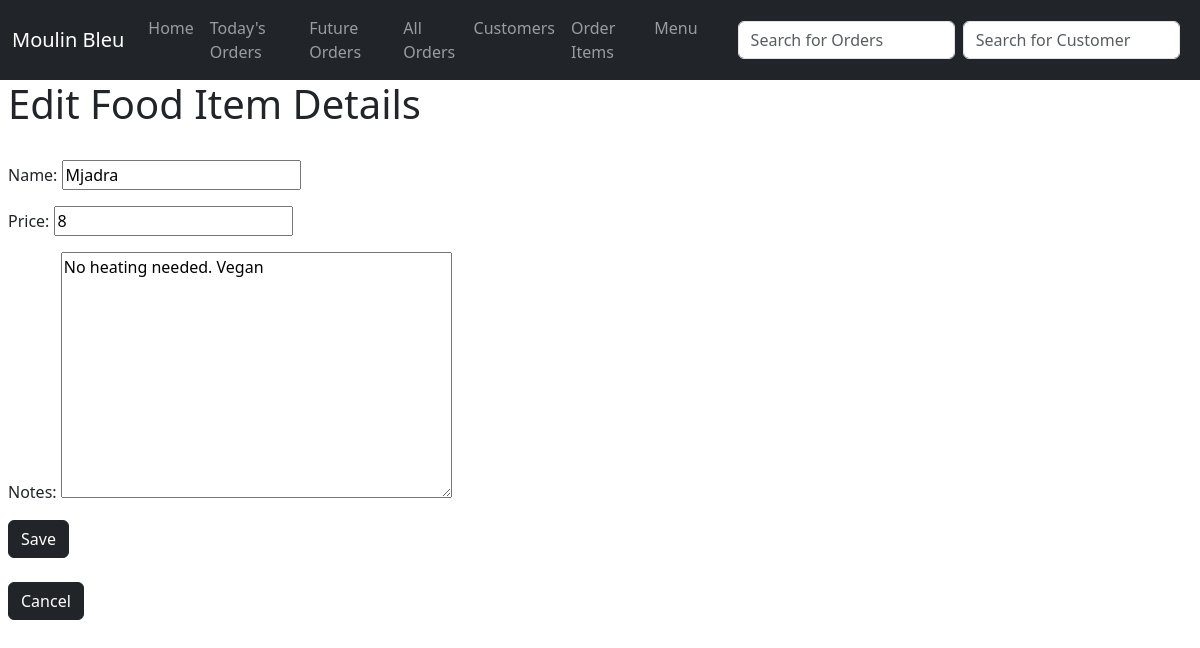
Page /food_details/edit/2 on the committed database.
### menuapp/models.py (models this page shows, shortened)
class FoodItem(models.Model):
    name = models.CharField(max_length=255)
    price = models.IntegerField()
    notes = models.TextField()
    plat_du_jour = models.BooleanField(default=False)

### menuapp/views.py (the view, shortened to what this page needs)
# urls.py: path("food_details/edit/<int:pk>", EditFoodView.as_view(), name="edit_food"),
class EditFoodView(UpdateView):
    model = FoodItem
    template_name = "edit_food.html"
    fields = ("name", "price", "notes")

### menuapp/templates/edit_food.html (shortened to what this page needs)
{% extends 'base.html' %}
{% block content %}
<h1>Edit Food Item Details</h1>
<br>
<form method="POST">
    {{ form.as_p }}
    <button class="btn btn-dark">Save</button>
</form>
<br>
<a href="{%url 'food_details' object.pk %}"> <button class="btn btn-dark">Cancel</button></a>
{% endblock %}

### rows in the picture
FoodItem: name "Mjadra", price "8", notes "No heating needed. Vegan"
